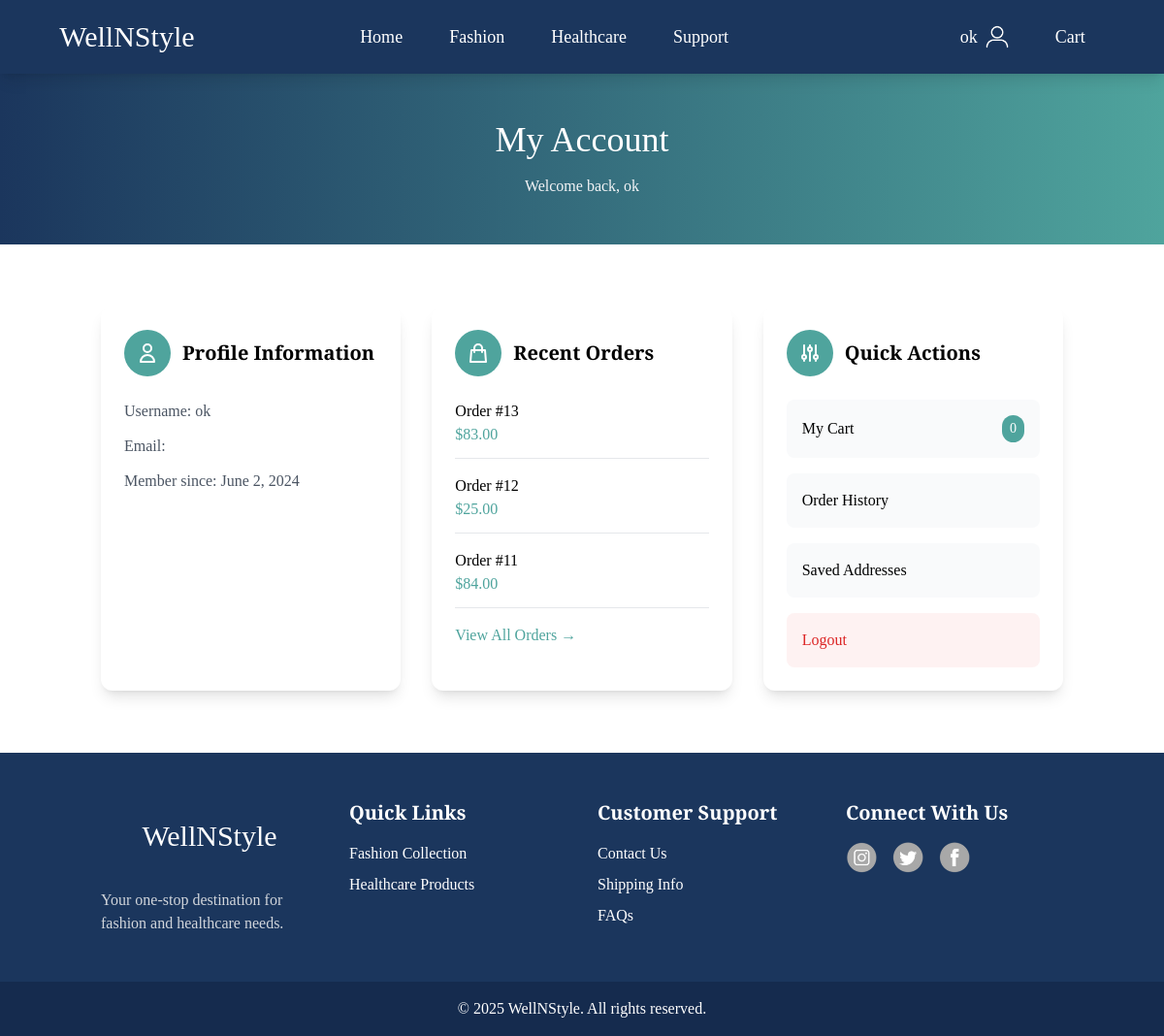
/account/ (signed in), run on an earlier commit of the app's database.
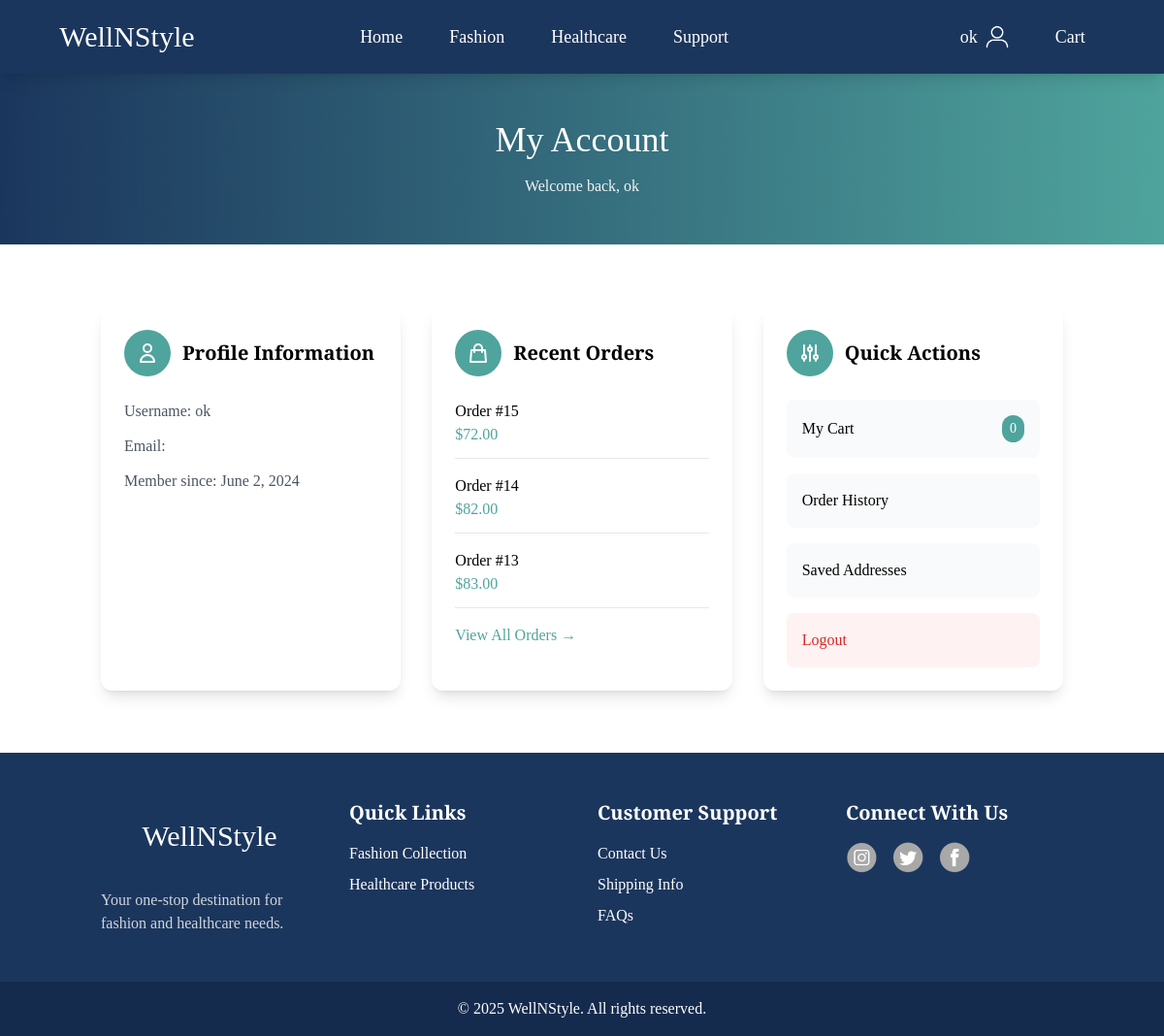
And on a later commit of the database.
### ecom/models.py (models this page shows, shortened)
class Order(models.Model):
    user = models.ForeignKey(User, on_delete=models.CASCADE)
    products = models.ManyToManyField(Product)
    total_price = models.DecimalField(max_digits=10, decimal_places=2)
    status = models.CharField(max_length=100)

### ecom/views.py (the view)
# urls.py: path('account/', account, name='account'),
@login_required(login_url='/loginpg/')
def account(request):
    recent_orders = Order.objects.filter(user=request.user).order_by('-id')[:3]
    cart = Cart.objects.filter(user=request.user).first()
    cart_count = cart.cartitem_set.count() if cart else 0
    return render(request, 'ecom/account.html', {
        'recent_orders': recent_orders,
        'cart_count': cart_count
    })

### ecom/templates/ecom/account.html (shortened to what the changed rows need)
{% extends 'ecom/base.html' %}
{% load static %}
{% block body %}
<div class="bg-gradient-to-r from-[#1B365D] to-[#4FA49D] py-12">
    <h1 class="text-4xl text-center text-white mb-4">My Account</h1>
</div>
<div class="container mx-auto px-4 py-16">
    <div class="grid md:grid-cols-3 gap-8">
        <div class="bg-white rounded-xl shadow-lg p-6">
            <div class="flex items-center mb-6">
                <h2 class="text-xl font-semibold ml-3">Profile Information</h2>
            </div>
        </div>
        <div class="bg-white rounded-xl shadow-lg p-6">
            <div class="flex items-center mb-6">
                <h2 class="text-xl font-semibold ml-3">Recent Orders</h2>
            </div>
            {% if recent_orders %}
            <div class="space-y-4">
                {% for order in recent_orders %}
                <div class="border-b pb-3">
                    <p class="font-medium">Order #{{order.id}}</p>
                    <p class="text-[#4FA49D] font-medium">${{order.total_price}}</p>
                </div>
                {% endfor %}
            </div>
            {% else %}
            <p class="text-gray-500">No recent orders</p>
            {% endif %}
        </div>
        <div class="bg-white rounded-xl shadow-lg p-6">
            <div class="flex items-center mb-6">
                <h2 class="text-xl font-semibold ml-3">Quick Actions</h2>
            </div>
        </div>
    </div>
</div>
{% endblock %}

What changed in the data, as far as the page shows it:
no longer on this page (row unchanged): Order: id "12", total_price "25.00"
no longer on this page (row unchanged): Order: id "11", total_price "84.00"
added Order: id "15", total_price "72.00"
added Order: id "14", total_price "82.00"
